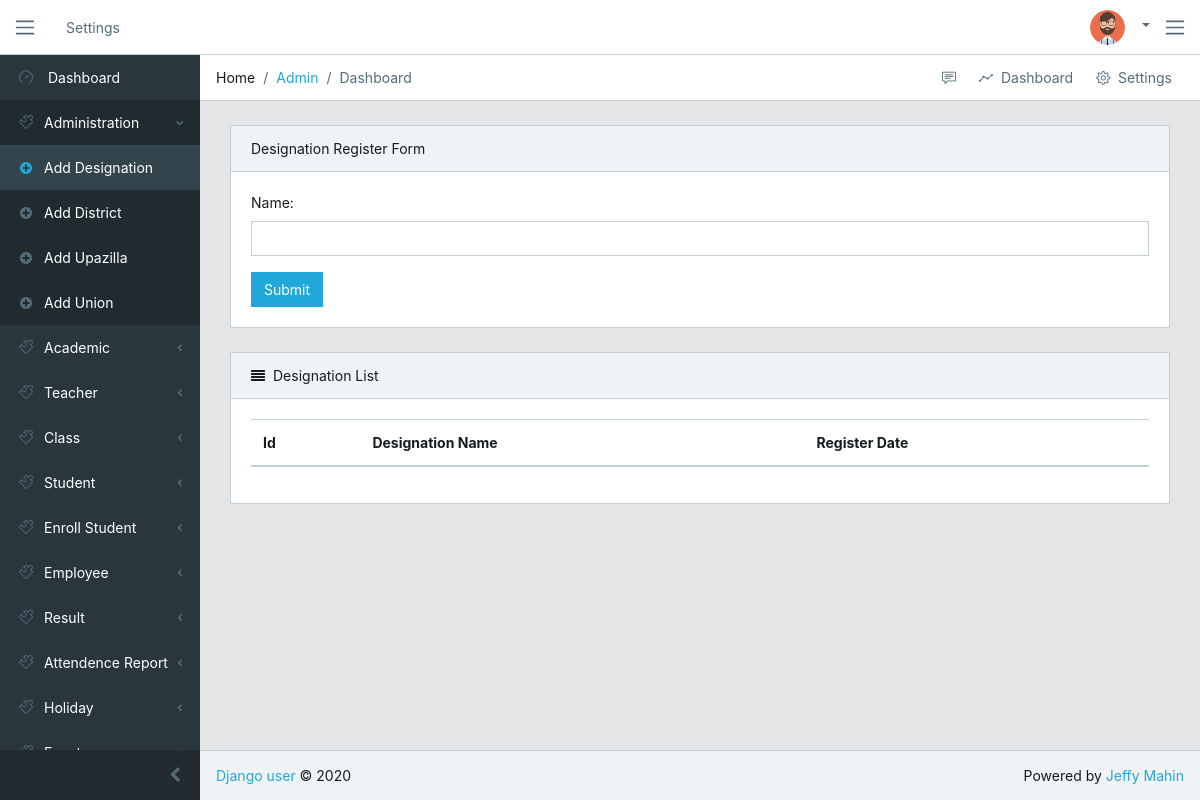
Before: /administration/designation with the older database file.
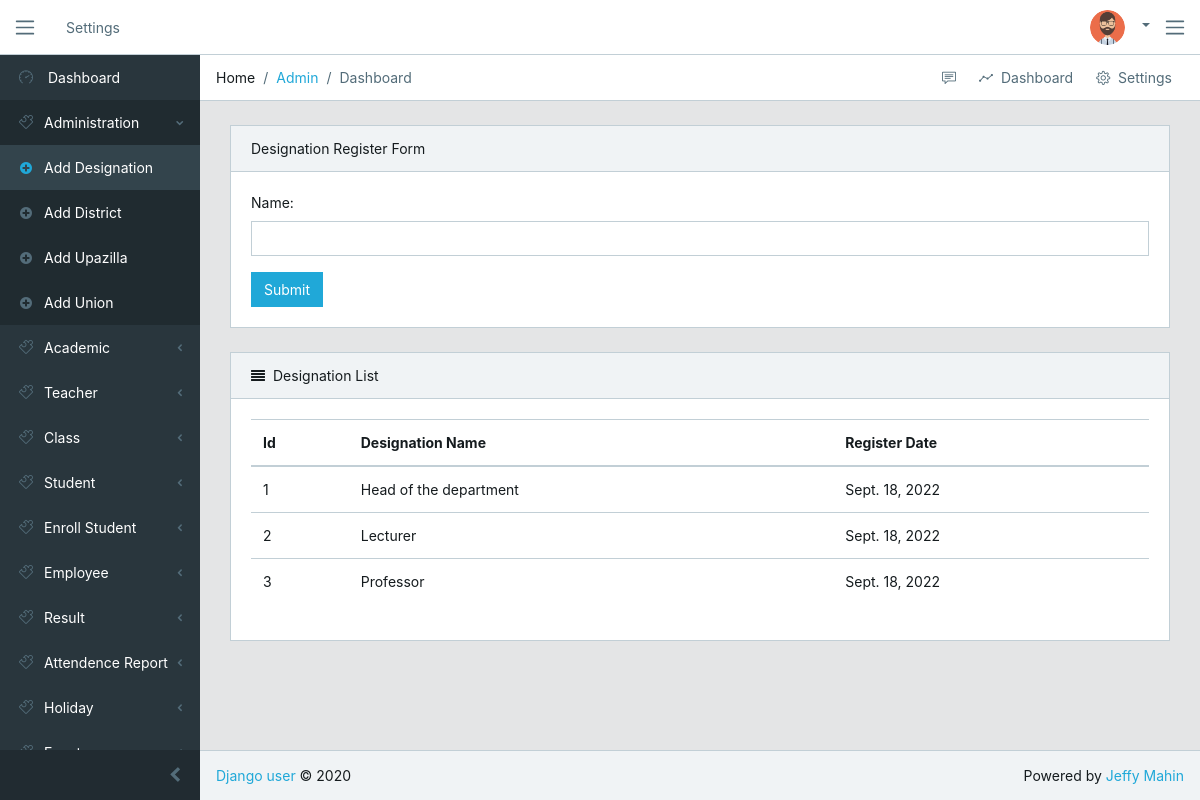
After: the same page with the newer database file.
### administration/models.py (models this page shows, shortened)
class Designation(models.Model):
    name = models.CharField(max_length=100, unique=True)
    date = models.DateField(auto_now_add=True)

### administration/views.py (the view)
# urls.py: path('designation', views.add_designation, name='designation'),
def add_designation(request):
    forms = AddDesignationForm()
    if request.method == 'POST':
        forms = AddDesignationForm(request.POST)
        if forms.is_valid():
            forms.save()
            return redirect('designation')
    designation = Designation.objects.all()
    context = {'forms': forms, 'designation': designation}
    return render(request, 'administration/designation.html', context)

### administration/forms.py
class AddDesignationForm(forms.ModelForm):
    class Meta:
        model = models.Designation
        fields = '__all__'
        widgets = {
            'name': forms.TextInput(attrs={'class': 'form-control'}),
        }

### templates/administration/designation.html (shortened to what this page needs)
{% extends 'base/base.html' %}
{% block content %}
  <div class="card">
    <div class="card-header">Designation Register Form</div>
    <div class="card-body">
      <form class="" action="" method="post">
        {{ forms.as_p }}
        <button type="submit" class="btn btn-primary">Submit</button>
      </form>
    </div>
  </div>
  <div class="card">
      <div class="card-header">
          <i class="fa fa-align-justify"></i>Designation List</div>
      <div class="card-body">
          <table class="table table-responsive-sm">
              <thead>
                  <tr>
                      <th>Id</th>
                      <th>Designation Name</th>
                      <th>Register Date</th>
                  </tr>
              </thead>
              <tbody>
                  {% for designation in designation %}
                    <tr>
                        <td>{{ designation.id }}</td>
                        <td>{{ designation.name }}</td>
                        <td>{{ designation.date }}</td>
                    </tr>
                  {% endfor %}
              </tbody>
          </table>
      </div>
  </div>
{% endblock %}

Changed rows visible on the page:
added Designation: id "1", name "Head of the department", date "Sept. 18, 2022"
added Designation: id "2", name "Lecturer", date "Sept. 18, 2022"
added Designation: id "3", name "Professor", date "Sept. 18, 2022"
